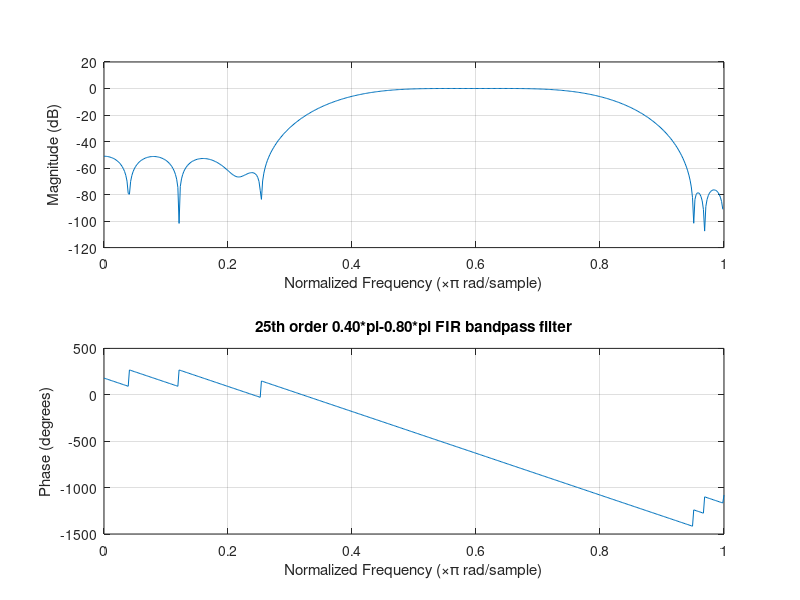
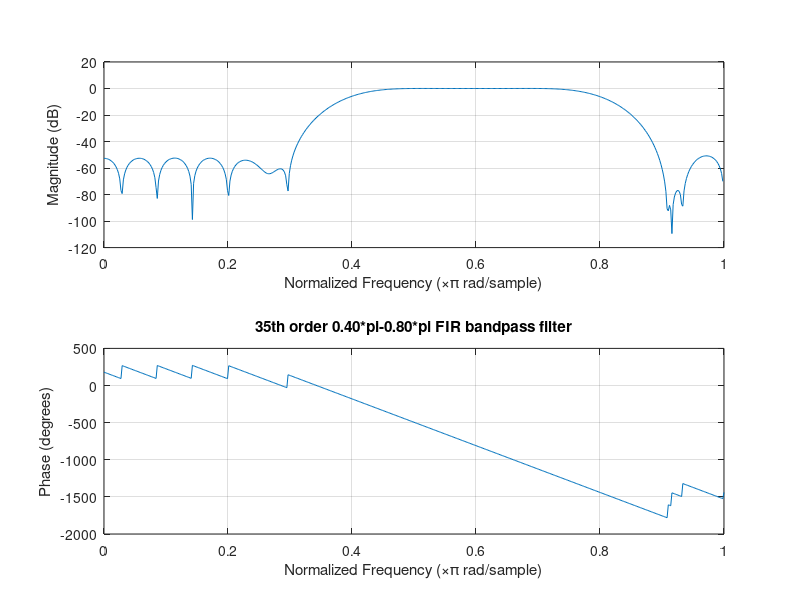
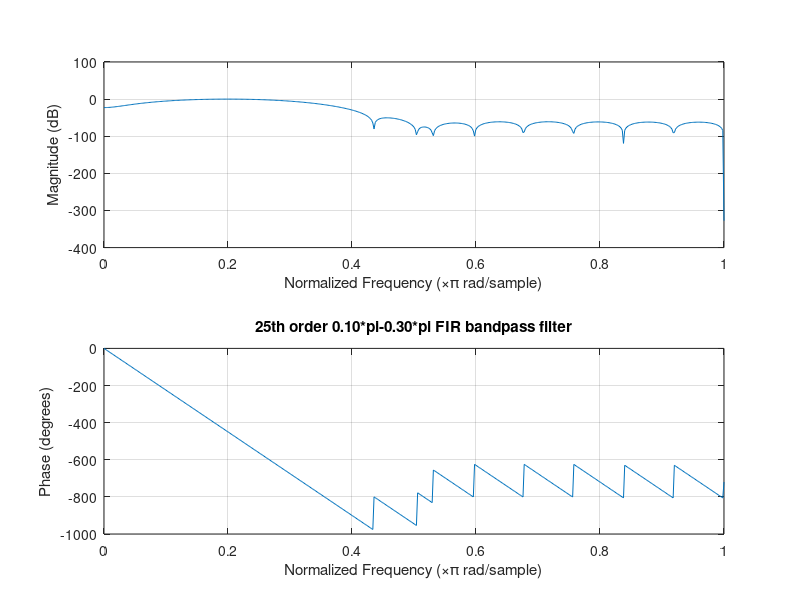
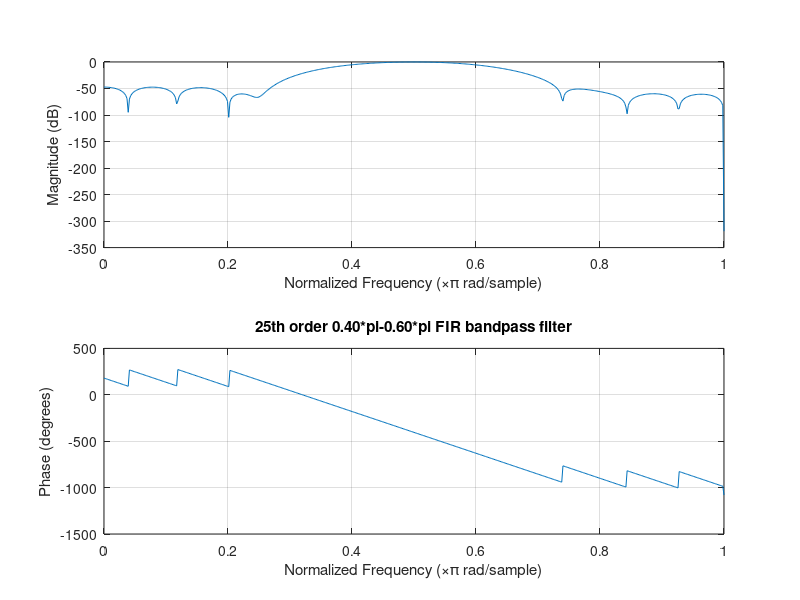

Write the MATLAB code that produced these figures, in order.
%%Question 3
%a)
%-------------------------------------------------------------------------------------------------------------------
%for 25th order FIR filter
figure
%fir1 function creates FIR bandpass signal with given order and frequency 
b = fir1(25,[0.40 0.80]);
freqz(b,1,512)
title("25th order 0.40*pi-0.80*pi FIR bandpass filter");
%for 35th order FIR filter
figure
a = fir1(35,[0.40 0.80]);
freqz(a,1,512)
title("35th order 0.40*pi-0.80*pi FIR bandpass filter");
%b)
%-------------------------------------------------------------------------------------------------------------------
%25th order FIR signals with different passbands
figure
k=fir1(25,[0.10 0.30]);
freqz(k,1,512)
title("25th order 0.10*pi-0.30*pi FIR bandpass filter");
figure
k1=fir1(25,[0.40 0.60]);
freqz(k1,1,512)
title("25th order 0.40*pi-0.60*pi FIR bandpass filter");
figure
k2=fir1(25,[0.70 0.90]);
freqz(k2,1,512)
title("25th order 0.70*pi-0.90*pi FIR bandpass filter");

%c)
%-------------------------------------------------------------------------------------------------------------------
n=0:1:300; %Sampling the n axis
x=2*cos(52*pi*n/256)+3*cos(200*pi*n/256); %İnput signal
%d)
%-------------------------------------------------------------------------------------------------------------------
y=filter(k,1,x); %Passing x input signal to the first FIR bandpass filter
figure
subplot(2,1,1);
plot(mag2db(abs(fft(x))))
xlabel("time");
ylabel("Amplitude");
title("Input signal");
subplot(2,1,2);
plot(y)
xlabel("time");
ylabel("Amplitude");
title("Output signal filtered by 25th order 0.10*pi-0.30*pi FIR");
figure
y1=filter(k1,1,x); %Passing x input signal to the second FIR bandpass filter
subplot(2,1,1);
plot(mag2db(abs(fft(x))))
xlabel("time");
ylabel("Magnitude");
title("Input signal");
subplot(2,1,2);
plot(y1)
xlabel("time");
ylabel("Amplitude");
title("Output signal filtered by 0.40*pi-0.60*pi FIR ");
figure
subplot(2,1,1);
plot(mag2db(abs(fft(x))))
xlabel("time");
ylabel("Magnitude");
title("Input signal");
subplot(2,1,2);
y2=filter(k2,1,x); %Passing x input signal to the third FIR bandpass filter
plot(y2)
xlabel("time");
ylabel("Magnitude");
title("Output signal filtered by 0.70*pi-0.90*pi FIR ");